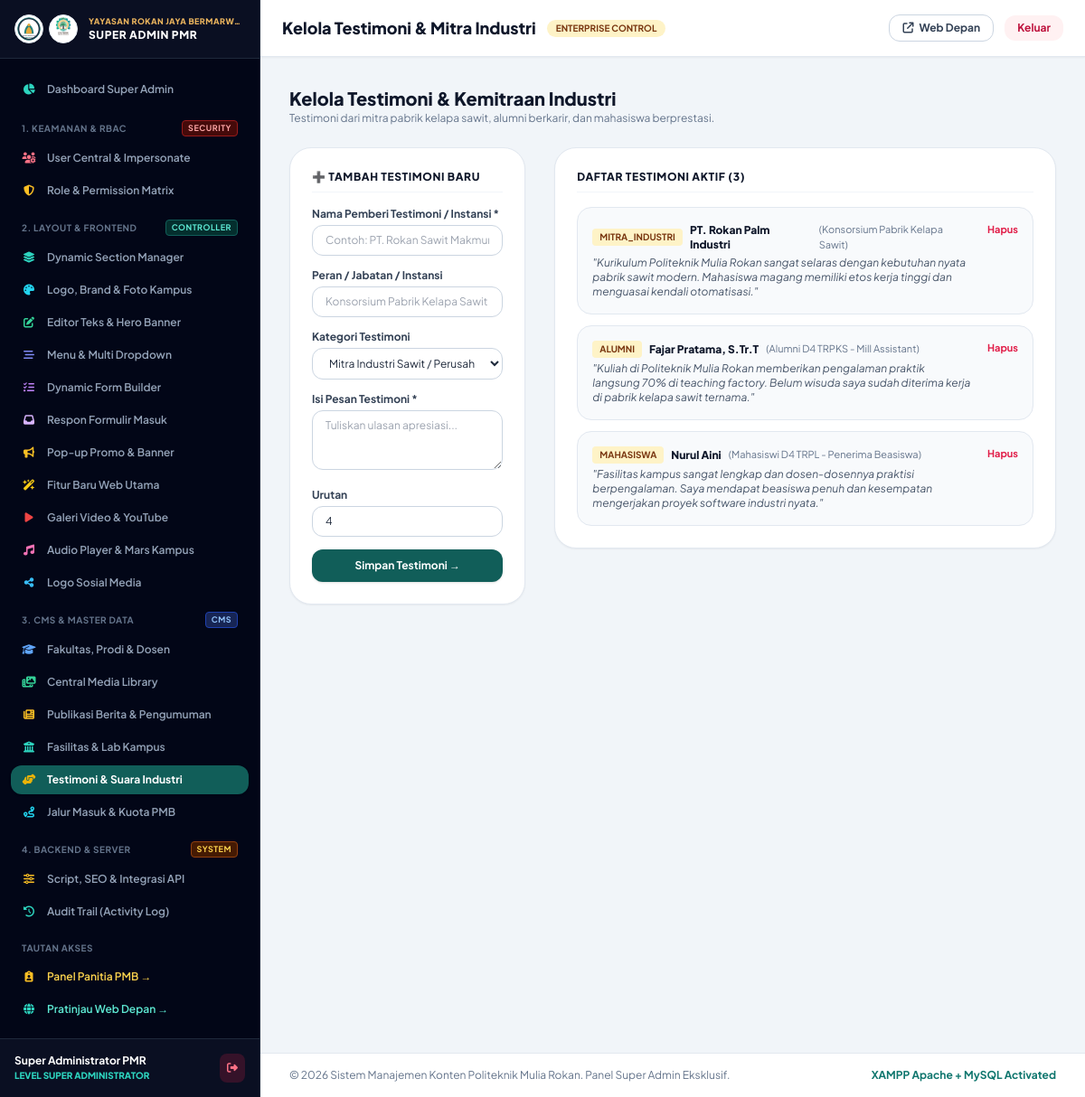
Screenshot of /super-admin/kelola_testimoni.php (signed in) with the database file from the repository.
### tables this page shows
CREATE TABLE `site_settings` (
  `id` int(11) NOT NULL PRIMARY KEY DEFAULT 1,
  `nama_kampus` varchar(150) NOT NULL DEFAULT 'POLITEKNIK MULIA ROKAN',
  `sub_nama` varchar(255) NOT NULL DEFAULT 'Kampus Vokasi Industri Kelapa Sawit, Rekayasa Manufaktur & Teknologi Digital',
  `tagline` varchar(255) NOT NULL DEFAULT 'Penerimaan Mahasiswa Baru TA 2026/2027',
  `logo_url` varchar(255) NOT NULL DEFAULT 'assets/images/logo-resmi.jpg',
  `logo_yayasan_url` varchar(255) NOT NULL DEFAULT 'assets/images/logo-yayasan.svg',
  `color_primary` varchar(20) NOT NULL DEFAULT '#0f766e',
  `color_primary_dark` varchar(20) NOT NULL DEFAULT '#115e59',
  `color_accent` varchar(20) NOT NULL DEFAULT '#f59e0b',
  `color_accent_dark` varchar(20) NOT NULL DEFAULT '#d97706',
  `running_text` text DEFAULT NULL,
  `hero_badge` varchar(150) DEFAULT '✨ Penerimaan Mahasiswa Baru TA 2026/2027 Resmi Dibuka',
  `hero_title` varchar(255) DEFAULT 'Wujudkan Karir Gemilang Bersama Politeknik Mulia Rokan',
  `hero_subtitle` text DEFAULT NULL,
  `hero_cta_text` varchar(100) DEFAULT 'Daftar PMB Sekarang',
  `hero_cta_link` varchar(200) DEFAULT 'daftar.php',
  `sambutan_direktur_nama` varchar(150) DEFAULT 'Ir. H. Syamsul Bahri, M.T.',
  `sambutan_direktur_jabatan` varchar(150) DEFAULT 'Direktur Politeknik Mulia Rokan',
  `sambutan_direktur_teks` text DEFAULT NULL,
  `sambutan_direktur_foto` varchar(255) DEFAULT 'assets/images/direktur.jpg',
  `visi_teks` text DEFAULT NULL,
  `misi_teks` text DEFAULT NULL,
  `alamat` text DEFAULT NULL,
  `email` varchar(100) DEFAULT 'pmb@politeknikmuliarokan.ac.id',
  `telepon` varchar(50) DEFAULT '(0767) 21998',
  `whatsapp_helpdesk` varchar(50) DEFAULT '0812-3456-7890',
  `jam_operasional` varchar(150) DEFAULT 'Senin - Jumat: 08.00 - 16.00 WIB | Sabtu: 08.00 - 13.00 WIB',
  `google_maps_iframe` text DEFAULT NULL,
  `updated_at` timestamp NOT NULL DEFAULT CURRENT_TIMESTAMP ON UPDATE CURRENT_TIMESTAMP
);

CREATE TABLE `testimoni_mitra` (
  `id` int(11) NOT NULL AUTO_INCREMENT,
  `nama` varchar(150) NOT NULL,
  `role_instansi` varchar(150) NOT NULL,
  `pesan` text NOT NULL,
  `foto` varchar(255) DEFAULT NULL,
  `tipe` enum('mitra_industri','alumni','mahasiswa') NOT NULL DEFAULT 'mitra_industri',
  `urutan` int(11) NOT NULL DEFAULT 1,
  PRIMARY KEY (`id`)
);

### super-admin/kelola_testimoni.php (the view, shortened to what the rows shown need)
<?php
$page_title = "Kelola Testimoni & Mitra Industri";
require_once __DIR__ . '/layout_top.php';
$testimoni = $pdo->query("SELECT * FROM testimoni_mitra ORDER BY urutan ASC")->fetchAll();
?>
<div class="max-w-6xl mx-auto space-y-6">
  <div>
    <h2 class="text-xl font-black text-slate-900">Kelola Testimoni & Kemitraan Industri</h2>
  </div>
  <div class="grid grid-cols-1 lg:grid-cols-12 gap-8 items-start">
    <div class="lg:col-span-8 bg-white rounded-3xl border border-slate-200 shadow-sm p-6 space-y-4">
      <div class="space-y-3">
        <?php foreach ($testimoni as $t): ?>
          <div class="p-4 bg-slate-50 rounded-2xl border border-slate-200 flex justify-between items-start gap-4">
            <div>
              <div class="flex items-center gap-2 mb-1">
                <span class="px-2 py-0.5 rounded text-[10px] font-bold bg-amber-100 text-amber-900 uppercase">
                  <?= htmlspecialchars($t['tipe']); ?>
                </span>
                <span class="text-xs font-black text-slate-900"><?= htmlspecialchars($t['nama']); ?></span>
                <span class="text-[11px] text-slate-500">(<?= htmlspecialchars($t['role_instansi']); ?>)</span>
              </div>
              <p class="text-xs text-slate-600 italic">"<?= htmlspecialchars($t['pesan']); ?>"</p>
            </div>
            <a href="kelola_testimoni.php?delete=<?= $t['id']; ?>" onclick="return confirm('Hapus testimoni ini?')" class="text-rose-600 hover:underline font-bold text-[11px] shrink-0">
              Hapus
            </a>
          </div>
        <?php endforeach; ?>
      </div>
    </div>
  </div>
</div>
<?php require_once __DIR__ . '/layout_bottom.php'; ?>

### super-admin/layout_top.php (shortened to what the rows shown need)
<?php
require_once __DIR__ . '/../config/database.php';
$site = getSiteSettings($pdo);
?>
<!DOCTYPE html>
<html lang="id">
<head>
  <script src="https://cdn.tailwindcss.com"></script>
  <link rel="stylesheet" href="../assets/css/style.css">
  <link rel="stylesheet" href="https://cdnjs.cloudflare.com/ajax/libs/font-awesome/6.5.1/css/all.min.css">
</head>
<body class="bg-slate-100 text-slate-800 flex min-h-screen">
  <aside class="w-72 bg-slate-950 text-slate-300 flex flex-col shrink-0 border-r border-slate-800 min-h-screen">
    <div class="p-4 border-b border-slate-800 flex items-center gap-3 bg-slate-900/60">
      <div class="flex items-center gap-1.5 shrink-0">
        <div class="w-8 h-8 rounded-full bg-white p-0.5 shadow-sm border border-slate-200 flex items-center justify-center overflow-hidden">
          <img src="../<?= htmlspecialchars($site['logo_yayasan_url'] ?? 'assets/images/logo-yayasan.png'); ?>" alt="Yayasan" class="w-full h-full object-contain" title="Yayasan Rokan Jaya Bermarwah">
        </div>
        <div class="w-8 h-8 rounded-full bg-white p-0.5 shadow-sm border border-slate-200 flex items-center justify-center overflow-hidden">
          <img src="../<?= htmlspecialchars($site['logo_url'] ?? 'assets/images/logo-politeknik.png'); ?>" alt="Politeknik" class="w-full h-full object-contain" title="Politeknik Mulia Rokan">
        </div>
      </div>
      <div class="overflow-hidden">
        <h2 class="text-xs font-black text-white uppercase tracking-wider truncate">SUPER ADMIN PMR</h2>
      </div>
    </div>
  </aside>
  <div class="flex-1 flex flex-col min-w-0 overflow-y-auto">
    <header class="bg-white border-b border-slate-200 px-6 py-4 flex items-center justify-between shadow-sm sticky top-0 z-30">
      <div class="flex items-center gap-3">
        <h1 class="text-lg font-black text-slate-900"><?= $page_title ?? 'Super Admin Dashboard'; ?></h1>
      </div>
    </header>
    <main class="p-6 sm:p-8 flex-1 space-y-6">

### rows the page displays
site_settings: logo_yayasan_url (picture), logo_url (picture)
testimoni_mitra: tipe "MITRA_INDUSTRI", nama "PT. Rokan Palm Industri", role_instansi "Konsorsium Pabrik Kelapa Sawit", pesan "Kurikulum Politeknik Mulia Rokan sangat selaras dengan kebutuhan nyata pabrik sawit modern. Mahasiswa magang memiliki etos kerja tinggi dan menguasai kendali otomatisasi."
testimoni_mitra: tipe "ALUMNI", nama "Fajar Pratama, S.Tr.T", role_instansi "Alumni D4 TRPKS - Mill Assistant", pesan "Kuliah di Politeknik Mulia Rokan memberikan pengalaman praktik langsung 70% di teaching factory. Belum wisuda saya sudah diterima kerja di pabrik kelapa sawit ternama."
testimoni_mitra: tipe "MAHASISWA", nama "Nurul Aini", role_instansi "Mahasiswi D4 TRPL - Penerima Beasiswa", pesan "Fasilitas kampus sangat lengkap dan dosen-dosennya praktisi berpengalaman. Saya mendapat beasiswa penuh dan kesempatan mengerjakan proyek software industri nyata."

### other values shown
$_SESSION['admin_nama'] "Super Administrator PMR"
$page_title "Kelola Testimoni & Mitra Industri"
count($testimoni) "3"
